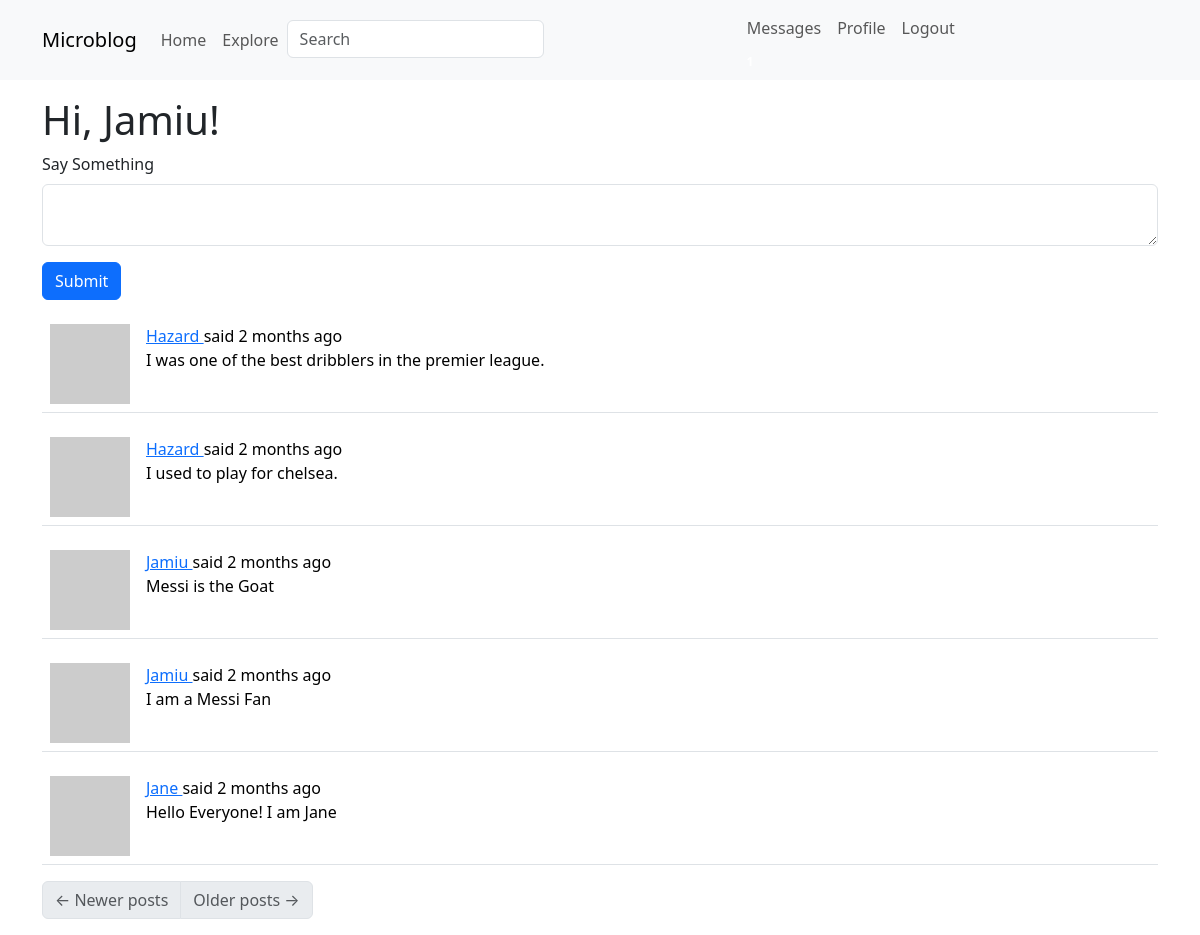
The page /index (signed in) on the database its author committed.
### app/model.py (models this page shows, shortened)
class User(UserMixin, db.Model):
    id = db.Column(db.Integer, primary_key=True)
    username = db.Column(db.String(64), index=True, unique=True)
    email = db.Column(db.String(128), index=True, unique=True)
    password_hash = db.Column(db.String(128))
    about_me = db.Column(db.String(140))
    last_seen = db.Column(db.DateTime, default=lambda: datetime.now(UTC))
    last_messages_read_time = db.Column(db.DateTime)
    posts = db.relationship('Post', backref='author', lazy='dynamic')
    followed = db.relationship(
        'User', secondary=followers,
        primaryjoin=(followers.c.follower_id == id),
        secondaryjoin= (followers.c.followed_id == id),
        backref= db.backref('followers', lazy='dynamic'), lazy = 'dynamic'
    )
    messages_sent = db.relationship('Message', foreign_keys='Message.sender_id', backref='author', lazy='dynamic')
    messages_received = db.relationship('Message',
                                        foreign_keys='Message.recipient_id', backref='recipient', lazy='dynamic')
    notifications = db.relationship('Notifications', backref='user', lazy='dynamic')
    def avatar(self, size):
        digest = md5(self.email.lower().encode('utf-8')).hexdigest()
        return 'https://www.gravatar.com/avatar/{}?d=identicon&s={}'.format(digest, size)
    def followed_posts(self):
        followed = Post.query.join(
            followers, (followers.c.followed_id == Post.user_id)
        ).filter(followers.c.follower_id == self.id)
        own = Post.query.filter_by(user_id = self.id)
        return followed.union(own).order_by(Post.timestamp.desc())
    def new_messages(self):
        last_read_time = self.last_messages_read_time or datetime(1990, 1, 1)
        return Message.query.filter_by(recipient=self).filter(
            Message.timestamp > last_read_time
        ).count()

class SearchableMixin(object):
    @classmethod
    def before_commit(cls, session):
        session._changes = {
            'add': list(session.new),
            'update': list(session.dirty),
            'delete': list(session.deleted)
        }
    @classmethod
    def after_commit(cls, session):
        for obj in session._changes['add']:
            if isinstance(obj, SearchableMixin):
                add_to_index(obj.__tablename__, obj)
        for obj in session._changes['update']:
            if isinstance(obj, SearchableMixin):
                add_to_index(obj.__tablename__, obj)
        for obj in session._changes['delete']:
            if isinstance(obj, SearchableMixin):
                remove_from_index(obj.__tablename__, obj)
        session._changes = None

class Post(SearchableMixin, db.Model):
    __searchable__ = ['body']
    id = db.Column(db.Integer, primary_key=True)
    body = db.Column(db.String(64))
    timestamp = db.Column(db.DateTime, index=True, default=lambda: datetime.now(UTC))
    user_id = db.Column(db.Integer, db.ForeignKey('user.id'))

### app/main/routes.py (the view)
@bp.route("/", methods=['GET', 'POST'])
@bp.route('/index', methods=['GET', 'POST'])
@login_required
def index():
    form = PostForm()
    if form.validate_on_submit():
        post = Post(body=form.post.data, author=current_user)
        db.session.add(post)
        db.session.commit()
        flash(_('Your post is now live'))
        return redirect(url_for('main.index'))
    page = request.args.get('page', 1, type=int)
    posts = current_user.followed_posts().paginate(page=page,
                                                   per_page=current_app.config['POSTS_PER_PAGE'], error_out=False)
    next_url = url_for('main.index', page = posts.next_num) \
        if posts.has_next else None
    prev_url = url_for('main.index', page=posts.prev_num) \
        if posts.has_prev else None
    return render_template('index.html', title=_('HomePage'), form=form, posts=posts.items,
                           next_url=next_url, prev_url=prev_url)

### app/main/forms.py
class SearchForm(FlaskForm):
    q = StringField(_l('Search'), validators=[DataRequired()])
    def __init__(self, *args, **kwargs):
        if 'formdata' not in kwargs:
            kwargs['formdata'] = request.args
        if 'csrf_enabled' not in kwargs:
            kwargs['csrf_enabled'] = False
        super(SearchForm, self).__init__(*args, **kwargs)

class PostForm(FlaskForm):
    post = TextAreaField(_l('Say Something'), validators=[DataRequired(), Length(min=1, max=140)])
    submit = SubmitField(_l('Submit'))

### app/__init__.py (called while the page is built)
def get_locale():
    return request.accept_languages.best_match(current_app.config['LANGUAGES'])

### app/main/routes.py (called while the page is built)
@bp.before_request
def before_request():
    if current_user.is_authenticated:
        current_user.last_seen = datetime.now(UTC)
        db.session.commit()
        g.search_form = SearchForm()
    g.locale = str(get_locale())

### app/model.py (called while the page is built)
@login.user_loader
def load_user(id):
    return User.query.get(int(id))

### app/templates/index.html
{% extends "base.html" %}
{% import "bootstrap_wtf.html" as wtf%}
{% block content %}
    <h1>{{ _('Hi, %(username)s!', username=current_user.username) }}</h1>
    {% if form %}
    {{ wtf.quick_form(form) }}
    {% endif %}
    {% for post in posts %}
        {% include '_post.html' %}
    {% endfor %}
    <nav aria-label="post navigation">
        <ul class="pagination">
            <li class="page-item{% if not prev_url %} disabled{% endif %}">
                <a class="page-link" href="{{ prev_url }}">
                    <span aria-hidden="true">&larr;</span> {{ _('Newer posts') }}
                </a>
            </li>
            <li class="page-item{% if not next_url %} disabled{% endif %}">
                <a class="page-link" href="{{ next_url }}">
                    {{ _('Older posts') }} <span aria-hidden="true">&rarr;</span>
                </a>
            </li>
        </ul>
    </nav>
{% endblock %}

### app/templates/_post.html (shortened to what this page needs)
<table class="table table-hover">
    <tr>
        <td width="70px">
            <a href="{{ url_for('main.user', username=post.author.username) }}">
                    <img src="{{ post.author.avatar(70) }}" />
            </a>
        </td>
        <td>
                {{ _('%(username)s said %(when)s',
                    username=user_link, when=moment(post.timestamp).fromNow()) }}
            <br>
            {{ post.body }}
        </td>
    </tr>
</table>

### rows shown on the page
Post: body "I was one of the best dribblers in the premier league."
Post: body "I used to play for chelsea."
Post: body "Messi is the Goat"
Post: body "I am a Messi Fan"
Post: body "Hello Everyone! I am Jane"

### other values the page prints
{{ field.label(class='form-label') }} "Say Something"
